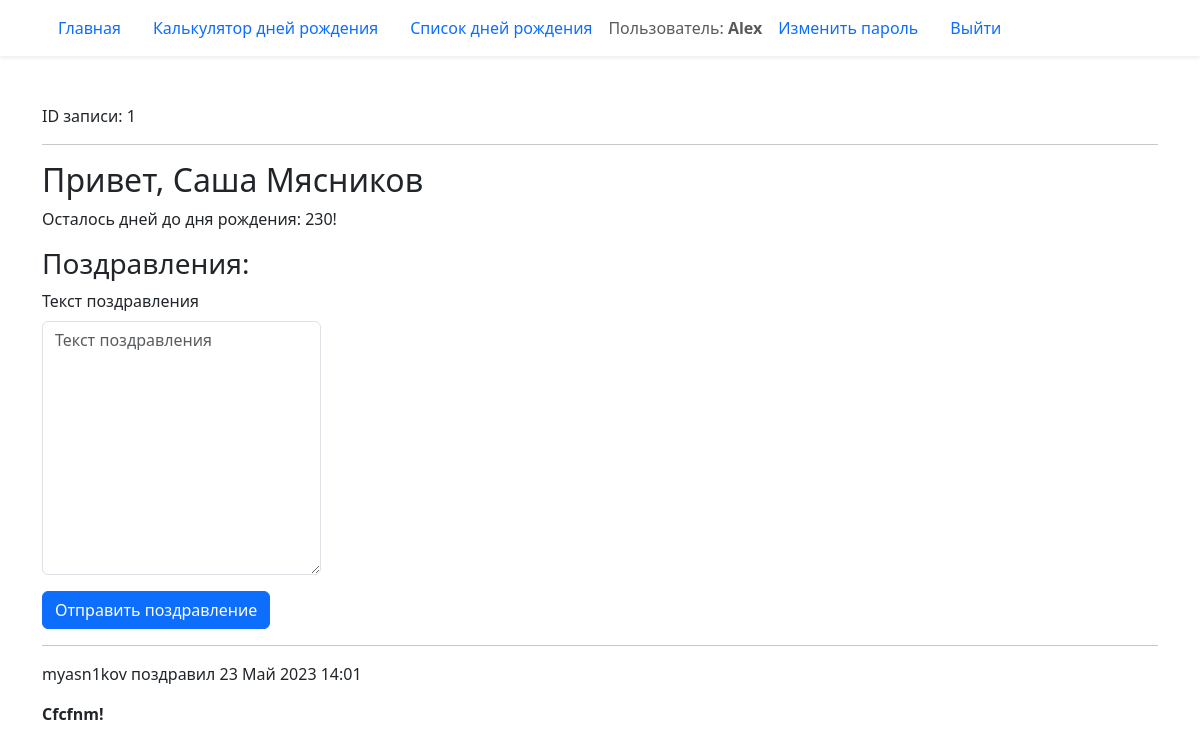
Page /birthday/1/ (signed in) on the committed database.
### birthday/models.py (models this page shows, shortened)
class Birthday(models.Model):
    first_name = models.CharField('Имя', max_length=20)
    last_name = models.CharField(
        'Фамилия', blank=True, help_text='Необязательное поле', max_length=20
    )
    birthday = models.DateField('Дата рождения', validators=(real_age,))
    image = models.ImageField('Фото', upload_to='birthdays_images', blank=True)
    author = models.ForeignKey(User, verbose_name='Автор записи',
                               on_delete=models.CASCADE, null=True)
    class Meta:
        verbose_name = 'Запись'
        constraints = (
            models.UniqueConstraint(
                fields=('first_name', 'last_name', 'birthday'),
                name='Unique person constraint',
            ),
        )

class Congratulation(models.Model):
    text = models.TextField('Текст поздравления')
    birthday = models.ForeignKey(
        Birthday,
        on_delete=models.CASCADE,
        related_name='congratulations',
    )
    created_at = models.DateTimeField(auto_now_add=True)
    author = models.ForeignKey(User, on_delete=models.CASCADE)
    class Meta:
        ordering = ('created_at',)

### birthday/views.py (the view)
# urls.py: path('<int:pk>/', views.BirthdayDetailView.as_view(), name='detail'),
class BirthdayDetailView(DetailView):
    model = Birthday
    def get_context_data(self, **kwargs):
        context = super().get_context_data(**kwargs)
        context['birthday_countdown'] = calculate_birthday_countdown(
            self.object.birthday
        )
        context['form'] = CongratulationForm()
        context['congratulations'] = (
            self.object.congratulations.select_related('author')
        )
        return context

### birthday/forms.py
class CongratulationForm(forms.ModelForm):
    class Meta:
        model = Congratulation
        fields = ('text',)

### birthday/utils.py (called while the page is built)
def calculate_birthday_countdown(birthday):
    today = date.today()
    this_year_birthday = get_birthday_for_year(birthday, today.year)
    if this_year_birthday < today:
        next_birthday = get_birthday_for_year(birthday, today.year + 1)
    else:
        next_birthday = this_year_birthday
    birthday_countdown = (next_birthday - today).days
    return birthday_countdown

def get_birthday_for_year(birthday, year):
    try:
        calculated_birthday = birthday.replace(year=year)
    except ValueError:
        calculated_birthday = date(year=year, month=3, day=1)
    return calculated_birthday

### templates/birthday/birthday_detail.html (shortened to what this page needs)
{% extends "base.html" %}
{% load django_bootstrap5 %}
{% block content %}
  ID записи: {{ object.id }}
  <hr>
  <h2>Привет, {{ object.first_name }} {{ object.last_name }}</h2>
  {% if birthday_countdown == 0 %}
    <p>С днём рождения!</p>
  {% else %}
    <p>Осталось дней до дня рождения: {{ birthday_countdown }}!</p>
  {% endif %}
  <div>
    <h3>Поздравления:</h3>
    {% if user.is_authenticated %}
      <form action="{% url 'birthday:add_comment' object.pk %}" method="post" class="col-3">
        {% bootstrap_form form %}
        {% bootstrap_button button_type="submit" content="Отправить поздравление" %}
      </form>
    {% endif %}
    {% for congratulation in congratulations %}
      <hr>
      <p>
        {{ congratulation.author.username }}
        поздравил {{ congratulation.created_at|date:"d M Y H:i" }}
      </p>
      <p><b>{{ congratulation.text }}</b></p>
    {% endfor %}
  </div>
{% endblock content %}

### templates/includes/header.html (shortened to what this page needs)
<header>
  <nav class="navbar shadow-sm">
    <div class="container">
      {% with request.resolver_match.view_name as view_name %}
        <ul class="nav nav-pills">
          <li class="nav-item">
            <a class="nav-link {% if view_name == 'pages:homepage' %} active {% endif %}"
              href="{% url 'pages:homepage' %}">
              Главная
            </a>
          </li>
          <li class="nav-item">
            <a class="nav-link {% if view_name == 'birthday:create' %} active {% endif %}"
              href="{% url 'birthday:create' %}">
              Калькулятор дней рождения
            </a>
          </li>
          <li class="nav-item">
            <a class="nav-link {% if view_name == 'birthday:list' %} active {% endif %}" href="{% url 'birthday:list' %}">
              Cписок дней рождения
            </a>
          </li>
          {% if user.is_authenticated %}
            <span class="navbar-text">Пользователь: <b>{{ user.username }}</b></span>
            <li class="nav-item">
              <a class="nav-link{% if view_name == 'password_change' %} active {% endif %}"
                href="{% url 'password_change' %}">Изменить пароль</a>
            </li>
            <li class="nav-item">
              <a class="nav-link" href="{% url 'logout' %}">Выйти</a>
            </li>
          {% endif %}
        </ul>
      {% endwith %}
    </div>
  </nav>
</header>

### rows in the picture
Birthday: id "1", first_name "Саша", last_name "Мясников"
Congratulation: author.username "myasn1kov", created_at "23 Май 2023 14:01", text "Cfcfnm!"

### other values in the picture
{{ user.username }} "Alex"
{{ birthday_countdown }} "230"
